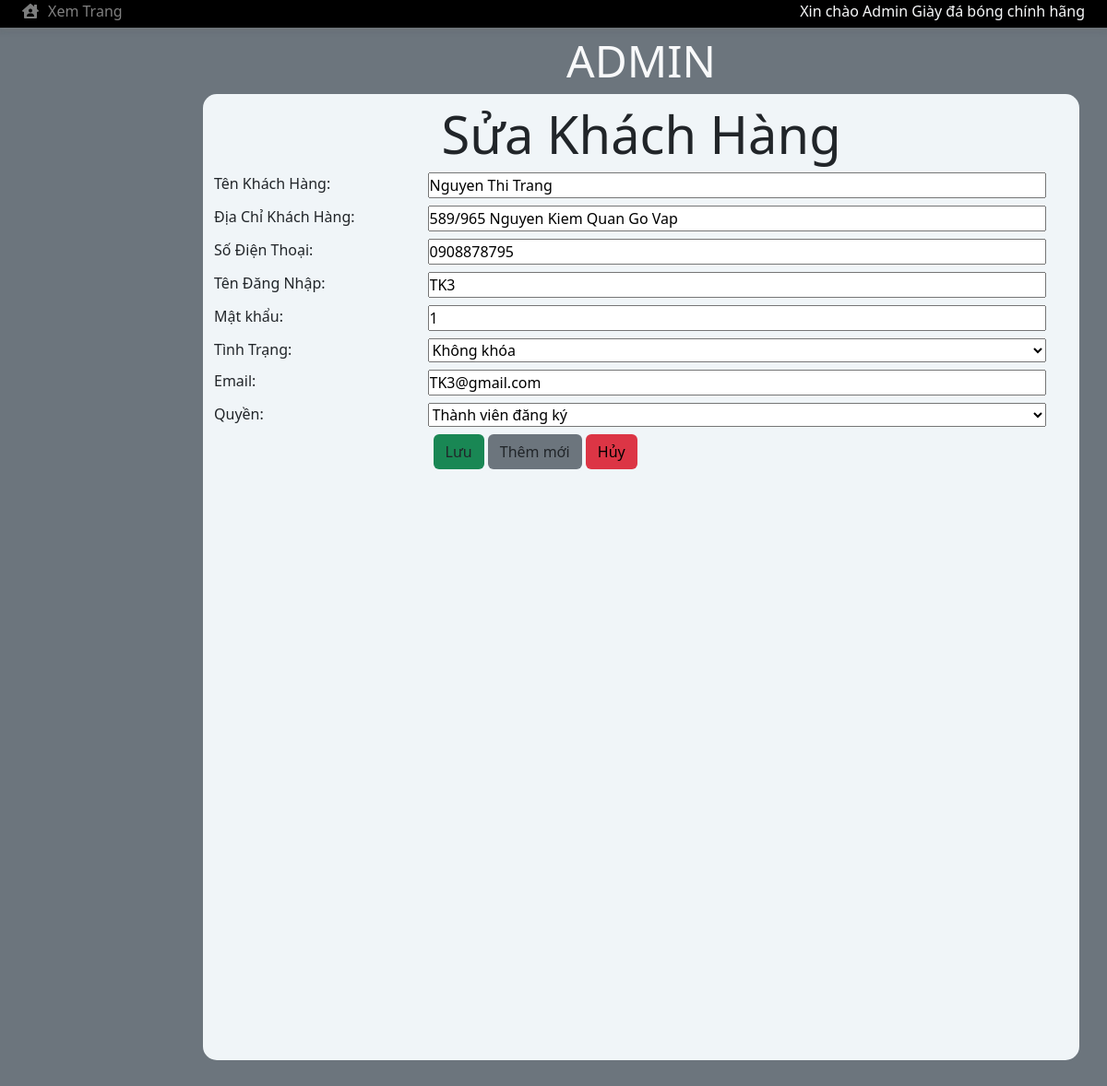
Page /admin/editkh.php?id=2 on the earlier database version.
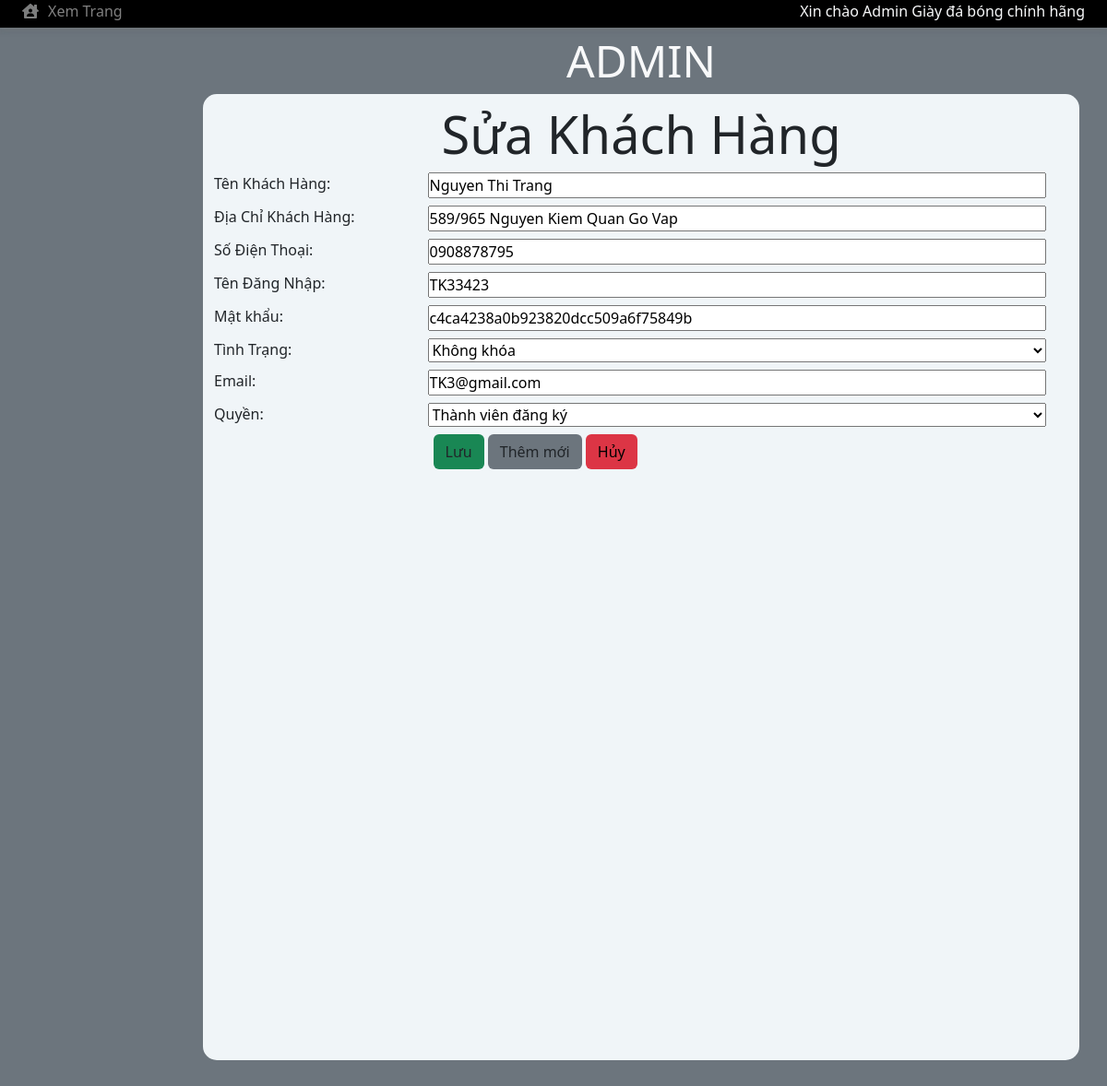
Same page on the later database version.
### tables this page shows
CREATE TABLE `taikhoan` (
  `MaTaiKhoan` int(50) NOT NULL,
  `TenDN` varchar(50) NOT NULL,
  `MatKhau` varchar(50) NOT NULL,
  `Email` varchar(50) NOT NULL,
  `NgayTao` date NOT NULL,
  `TinhTrang` tinyint(1) NOT NULL,
  `Quyen` varchar(50) NOT NULL,
  `TrangThai` int(2) NOT NULL DEFAULT 1
);

### admin/editkh.php (the view, shortened to what the changed rows need)
<!DOCTYPE html>
<html lang="en">
<head>
    <link rel="stylesheet" href="https://cdnjs.cloudflare.com/ajax/libs/font-awesome/5.15.4/css/all.min.css"
 />
    <link rel="stylesheet" href="./css/bootstrap.min.css">
    <link rel="stylesheet" href="./css/admin.css">
</head>
<body>
    <div class="wrapper" style=" background-color: #6c757d;height:100%;min-height:100vh">
        <div class="container">
            <div class="row " style="min-height:1200px;padding-bottom:50px;position: relative;">
                <div id="main" class="col col-12 col-lg-10 col-md-10 ">
                    <div id="content" class="row" style="background-color:#f0f5f8;height:calc(100% - 72px)">
                        <div class="main mx-auto ">
                            <?php
                            include('../db/dbconnect.php');
                            if (isset($_GET['id'])) {
                                $id = $_GET['id'];
                                $sql = 'SELECT * FROM khachhang WHERE MaKhach="' . $id . '"';
                                $result = $conn->query($sql);
                                if (mysqli_num_rows($result) > 0) {
                                    $row = mysqli_fetch_assoc($result);
                                    $selectTaiKhoan = 'SELECT * FROM taikhoan WHERE MaTaiKhoan = "'. $row['MaTaiKhoan'] . '"';
                                    $resultTaiKhoan = mysqli_query($conn, $selectTaiKhoan);
                                    $rowTaiKhoan = mysqli_fetch_assoc($resultTaiKhoan);
                                    $tenDN=$rowTaiKhoan['TenDN'];
                                    $matKhau=$rowTaiKhoan['MatKhau'];
                                    $tinhTrang=$rowTaiKhoan['TinhTrang'];
                                    $quyen=$rowTaiKhoan['Quyen'];
                                    $email=$rowTaiKhoan['Email'];
                                }
                                else {echo"lỗi";}
                            }
                                $listQuyen = [];
                                $sql = "SELECT * FROM quyen";
                                $result = $conn->query($sql);
                                if ($result->num_rows > 0) {
                                    while ($row = $result->fetch_assoc()) {
                                        $listQuyen[$row['MaQuyen']]=$row['TenQuyen'];
                                    }
                                }
                            ?>
                            <form action="xuly/xulyEditKH.php" method="post" >
                                <div class="row mt-2">
                                    <label class="row">
                                        <div class="col col-9">
                                            <input class="w-100" required type="text" name='tendn' value="<?php echo $tenDN; ?>">
                                        </div>
                                    </label>
                                </div>
                                <div class="row mt-2">
                                    <label class="row">
                                        <div class="col col-9">
                                            <input class="w-100" required type="text" name='matkhau' value="<?php echo $matKhau; ?>">
                                        </div>
                                    </label>
                                </div>
                                <div class="row mt-2">
                                    <label class="row">
                                        <div class="col col-9">
                                            <select class="w-100" name="tinhtrang">
                                                <?php
                                                if($tinhTrang=="0"){
                                                    echo "<option value='1' >Không khóa</option>";
                                                    echo "<option value='0' selected>Khóa</option>";
                                                }
                                                else {
                                                    echo "<option value='1' selected>Không khóa</option>";
                                                }
                                                ?>
                                                </select>
                                        </div>
                                    </label>
                                </div>
                                <div class="row mt-2">
                                    <label class="row">
                                        <div class="col col-9">
                                            <input class="w-100" required type="text" name='email' value="<?php echo $email; ?>">
                                        </div>
                                    </label>
                                </div>
                                <div class="row mt-2">
                                    <label class="row">
                                        <div class="col col-9">
                                            <select class="w-100" name="quyen">
                                            <?php
                                                foreach($listQuyen as $ma=>$ten){
                                                    if($ma==$quyen)
                                                    echo'<option value='.$ma.' selected>'.$ten.'</option>';
                                                    else
                                                    echo"<option value='$ma'>$ten</option>";
                                                }
                                                ?>
                                            </select>
                                        </div>
                                    </label>
                                </div>
                            </form>
                        </div>
                    </div>
                </div>
            </div>
        </div>
        </div>
</body>
</html>

Differences in the rows shown:
changed taikhoan "Không khóa": tendn "TK3" → "TK33423"; matkhau "1" → "c4ca4238a0b923820dcc509a6f75849b"
